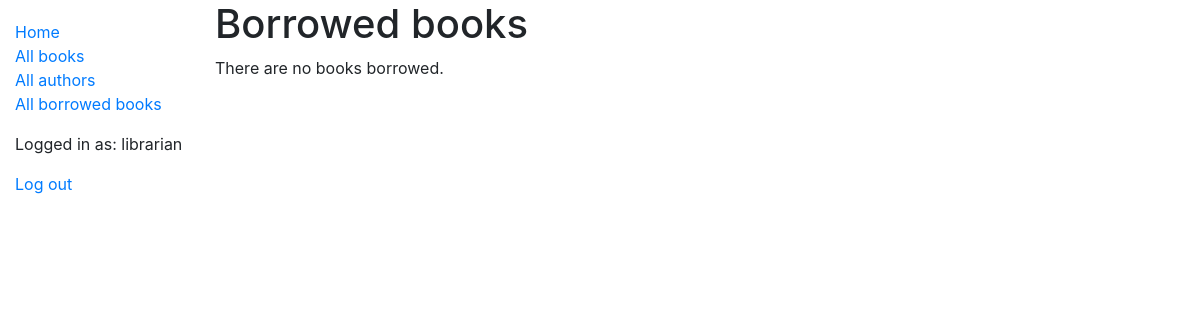
Before: /catalog/borrowed/ (signed in) with the older database file.
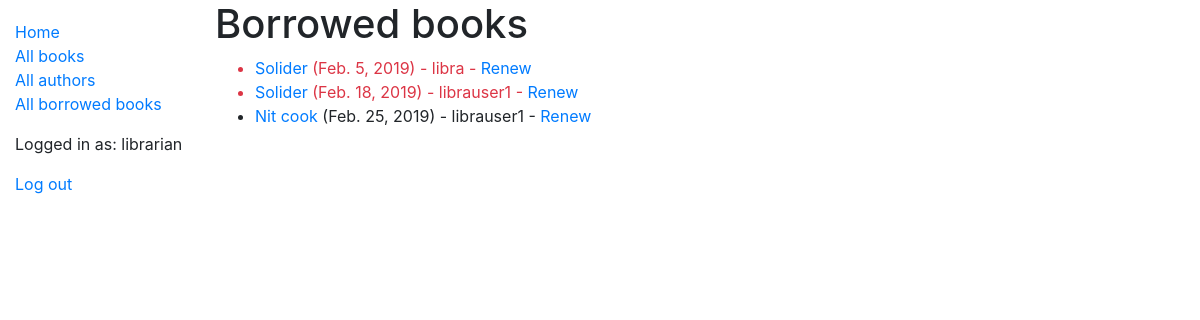
After: the same page with the newer database file.
### catalog/models.py (models this page shows, shortened)
class BookInstance(models.Model):
    id = models.UUIDField(
        primary_key=True,
        default=uuid.uuid4,
        help_text='Unique ID for this particular book across whole library'
    )
    book = models.ForeignKey(Book, on_delete=models.SET_NULL, null=True)
    imprint = models.CharField(max_length=200)
    due_back = models.DateField(blank=True, null=True)
    LOAN_STATUS =  (
        ('m', 'Maintenance'),
        ('o', 'On loan'),
        ('a', 'Available'),
        ('r', 'Reserved'),
    )
    status = models.CharField(
        max_length=1,
        choices=LOAN_STATUS,
        blank=True,
        default='m',
        help_text='Book avilability'
    )
    borrower = models.ForeignKey(User, on_delete=models.SET_NULL, null=True, blank=True)
    @property
    def is_overdue(self):
        if self.due_back and date.today() > self.due_back:
            return True
        return False
    class Meta:
        ordering = ['due_back']
        permissions = (
            ("can_mark_returned", "Set book as returned"),
            ("can_renew", "Set renewal date"),
        )

class Book(models.Model):
    title = models.CharField(max_length=200)
    author = models.ForeignKey('Author', on_delete=models.SET_NULL, null=True)
    summary = models.TextField(max_length=1000, help_text='Enter a brief description of the book')
    isbn = models.CharField(
        'ISBN',
        max_length=13,
        help_text='13 Character <a href="https://www.isbn-international.org/content/what-isbn">ISBN number</a>'
    )
    genre = models.ManyToManyField('Genre', help_text='Select a genre for this book')
    language = models.ForeignKey('Language', on_delete=models.SET_NULL, null=True)
    def display_genre(self):
        return ', '.join(genre.name for genre in self.genre.all()[:3])
    class Meta:
        ordering = ['title','author']
        permissions = (
            ("can_edit_books", "Create, update, delete"),
        )
    display_genre.short_description = 'Genre'

### catalog/views.py (the view)
# urls.py: path('borrowed/', views.LoanedBooksAllListView.as_view(), name='all-borrowed'),
class LoanedBooksAllListView(PermissionRequiredMixin,generic.ListView):
    permission_required = 'catalog.can_mark_returned'
    model = BookInstance
    template_name ='catalog/bookinstance_list_all_borrowed.html'
    paginate_by = 10
    def get_queryset(self):
        return BookInstance.objects.filter(status__exact='o').order_by('due_back')

### catalog/templates/catalog/bookinstance_list_all_borrowed.html
{% extends "base_generic.html" %}
{% block content %}
    <h1>Borrowed books</h1>
    {% if bookinstance_list %}
    <ul>
      {% for bookinst in bookinstance_list %}
      <li class="{% if bookinst.is_overdue %}text-danger{% endif %}">
        <a href="{% url 'book-detail' bookinst.book.pk %}">{{bookinst.book.title}}</a> ({{ bookinst.due_back }}) - {{ bookinst.borrower.get_username }}
        {% if perms.catalog.can_mark_returned %}- <a href="{% url 'renew-book-librarian' bookinst.id %}">Renew</a>  {% endif %}
      </li>
      {% endfor %}
    </ul>
    {% else %}
      <p>There are no books borrowed.</p>
    {% endif %}
{% endblock %}

Changed rows visible on the page:
now on this page (row edited): BookInstance: book "Solider", due_back "Feb. 5, 2019", borrower.get_username "libra"
now on this page (row edited): BookInstance: book "Solider", due_back "Feb. 18, 2019", borrower.get_username "librauser1"
now on this page (row edited): BookInstance: book "Nit cook", due_back "Feb. 25, 2019", borrower.get_username "librauser1"
Other visible differences:
text no longer shown: "There are no books borrowed."
